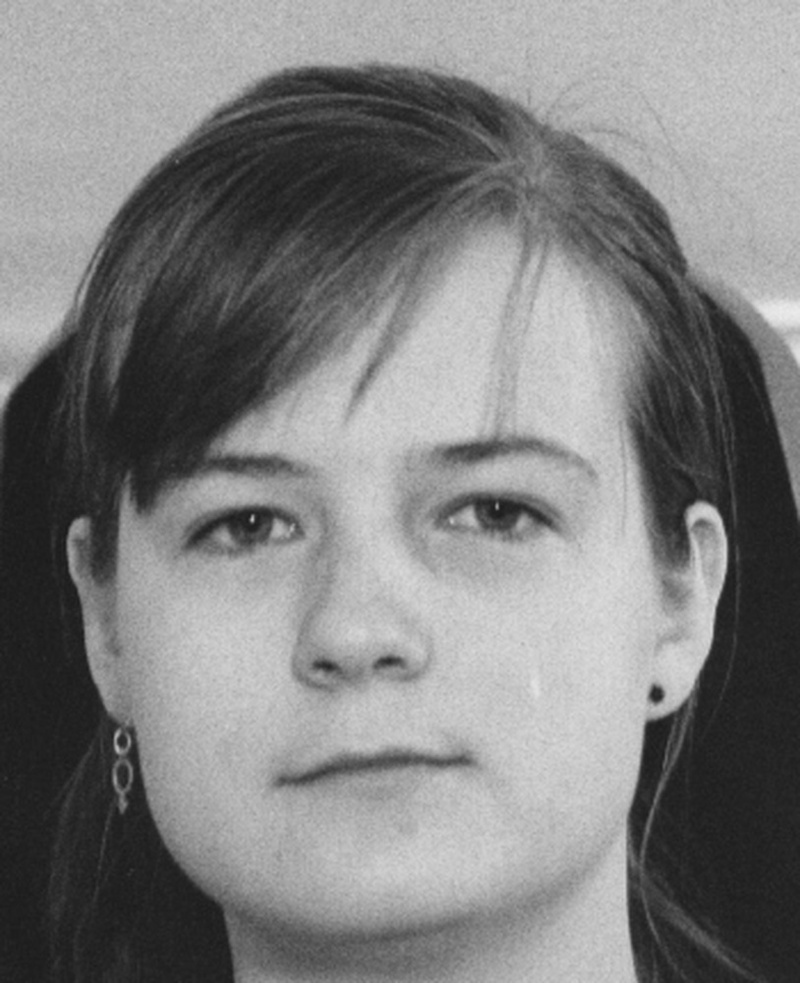
#> input picture faces_jpeg/f005.jpeg, 800 x 983 px; its folder holds only this picture in this run
$ python main.py
#> lines starting #> are read from the running program, lines starting #| are printed output that depends on the picture
import glob
import cv2
import numpy as np
from skimage import img_as_float, img_as_ubyte
from PIL import Image


def load_images(directory):
	# get a list of all the picture filenames
#> called with directory = 'faces_jpeg'
	jpgs = glob.glob(directory + '/*.jpeg')
	# load a greyscale version of each image
	imgs = np.array([cv2.imread(i, 0).flatten() for i in jpgs])
	return imgs

#Carregamos as fotos em uma variável
images = load_images(r"faces_jpeg")
images_teste = load_images(r"faces_jpeg")

#Criando o vetor média
mean = np.zeros(images[0].shape[0])
for i in images:
    mean = mean + i
#> this loop made 1 pass
mean = mean * 1/100
#Transformamos do float64 para  grayscale
mean = mean.astype(np.uint8)

#Visualizamos a imagem média
mean_img = mean.reshape(983,800)
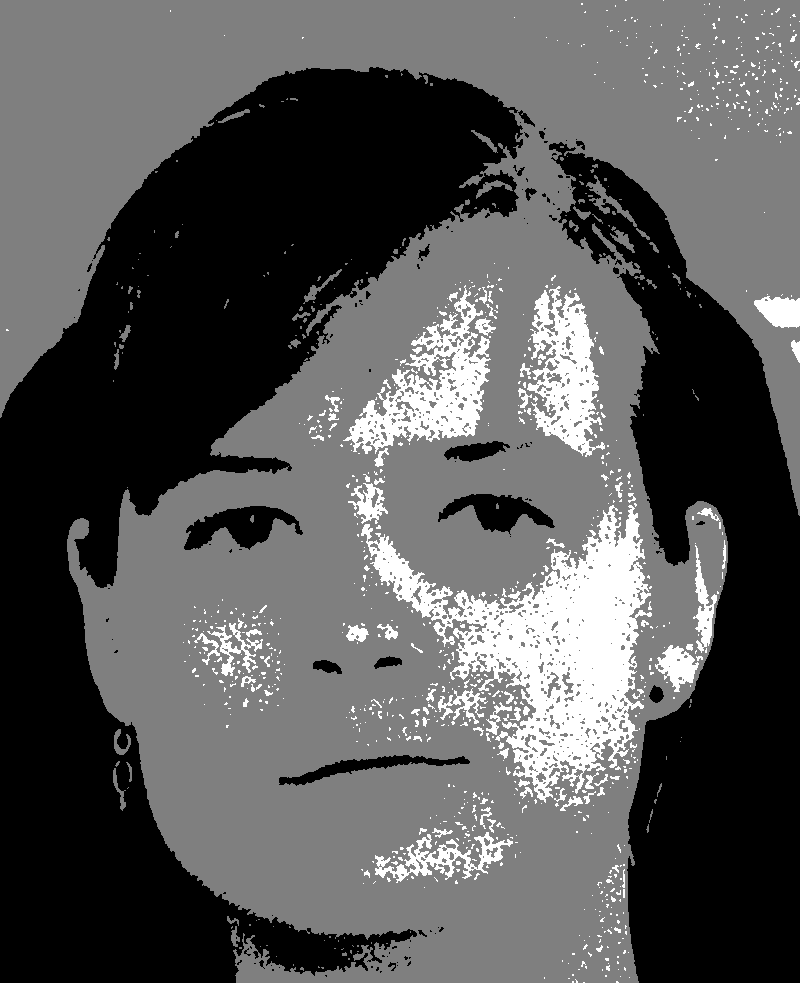
#> mean_img: shape (983, 800); min 0, max 2, mean 0.695; drawn with min black and max white
Image.fromarray(mean_img)

#Diminuímos cada coluna da matriz do vetor média
for i in range(len(images)):
    images_teste[i] = images[i] - mean

#Conseguimos visualizar as imagens normalizadas
teste_img = images_teste[0].reshape(983,800)
Image.fromarray(teste_img)

#Cria matriz quadrada 100x100
quadrada = np.matrix(images_teste) * np.matrix(images_teste.transpose())
#> quadrada = [[48]]
quadrada = quadrada * 1/100
#> quadrada = [[0.48]]

#Calculando os autovalores e autovetores
autovalores, autovetores = np.linalg.eig(quadrada)
#> autovalores = [0.48]; autovetores = [[1]]
autovalores = autovalores[autovalores.argsort()[::-1]]
autovetores = autovetores[:,autovalores.argsort()[::-1]]

#Selecionando os autovetores que melhor contribuem
autovalores_somas = sum(autovalores[:])
#> autovalores_somas = 0.48
autovalores_conta = 0
autovalores_energia = 0.0
for auto_valor in autovalores[1:]:
        autovalores_conta += 1
        autovalores_energia += auto_valor / autovalores_somas

        if autovalores_energia >= 0.85:
            break
#> this loop made 0 passes
#> after the loop, autovalores_conta = 0; autovalores_energia = 0

#Filtrando para apenas o numero dos que contribuem
autovalores = autovalores[:autovalores_conta]
#> autovalores = empty array
autovetores = autovetores[:,0:autovalores_conta]
#> autovetores = empty array

#Conseguir os autovetores corretos
evetores = images_teste.transpose() * autovetores
#> evetores = empty array

#Calculando a norma
norms = np.linalg.norm(autovetores, axis=1)
#> norms = [0]
autovetores = 1/norms * autovetores

#Função de classificação (falta consertar)
def classificar(caminho):
    img = cv2.imread(caminho, 0)
    img_col = np.array(img, dtype='uint8').flatten()
    img_col -= mean
    img_col = np.reshape(img_col, images[0].shape)
    S = autovetores.transpose() * img_col

    diff = W - S
    norms = np.linalg.norm(diff, axis=0)

    closest_face_id = np.argmin(norms)
    return int(closest_face_id )

$ run again, on faces_jpeg/f010.jpeg
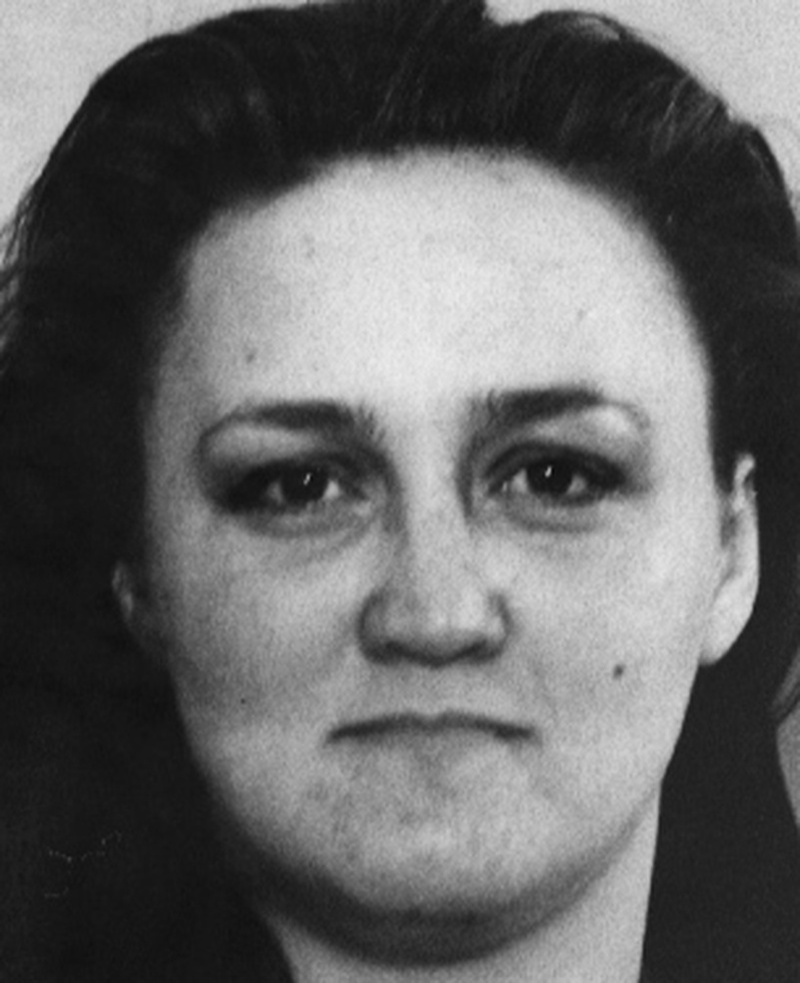
#> input picture faces_jpeg/f010.jpeg, 800 x 983 px
#> the loop `for i in images:` made 1 pass
#> `mean_img = mean.reshape(983,800)`:
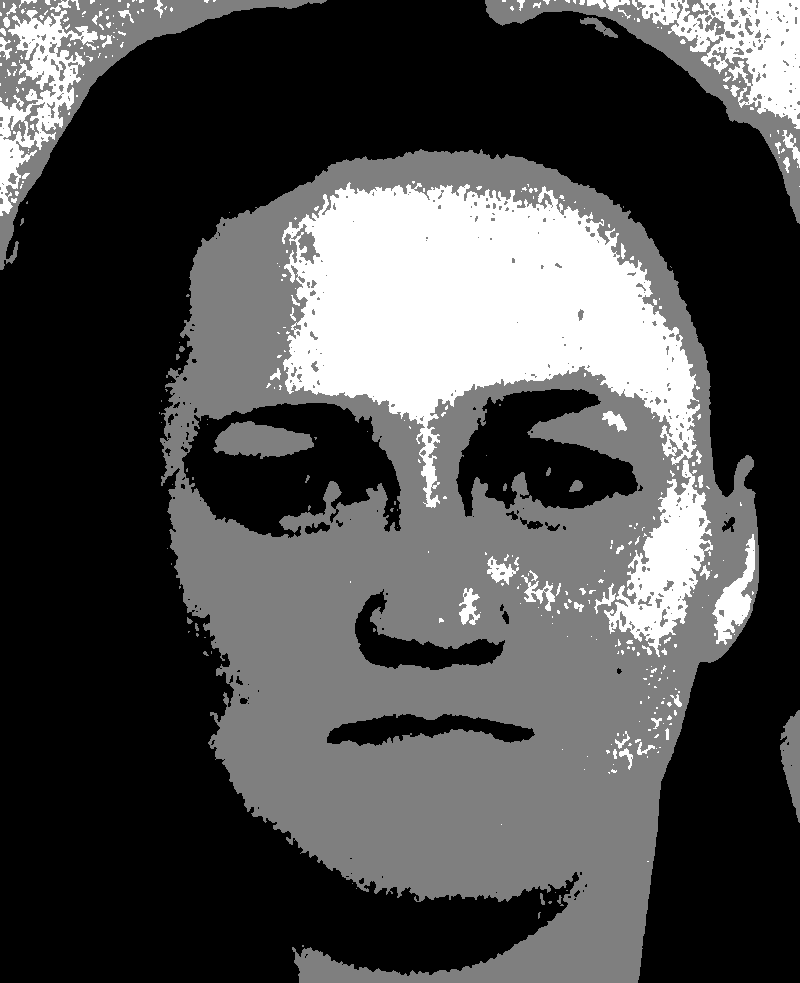
#> mean_img: shape (983, 800); min 0, max 2, mean 0.597; drawn with min black and max white
#> the loop `for i in range(len(images)):` made 1 pass
#> `quadrada = np.matrix(images_teste) * np.matrix(images_teste.transpose())`: quadrada = [[227]]
#> `quadrada = quadrada * 1/100`: quadrada = [[2.27]]
#> `autovalores, autovetores = np.linalg.eig(quadrada)`: autovalores = [2.27]; autovetores = [[1]]
#> autovalores_somas = 2.27
#> after the loop `for auto_valor in autovalores[1:]:`: autovalores_conta = 0
#> `autovalores = autovalores[:autovalores_conta]`: autovalores = empty array
#> norms = [0]

$ run again, on faces_jpeg/f011.jpeg
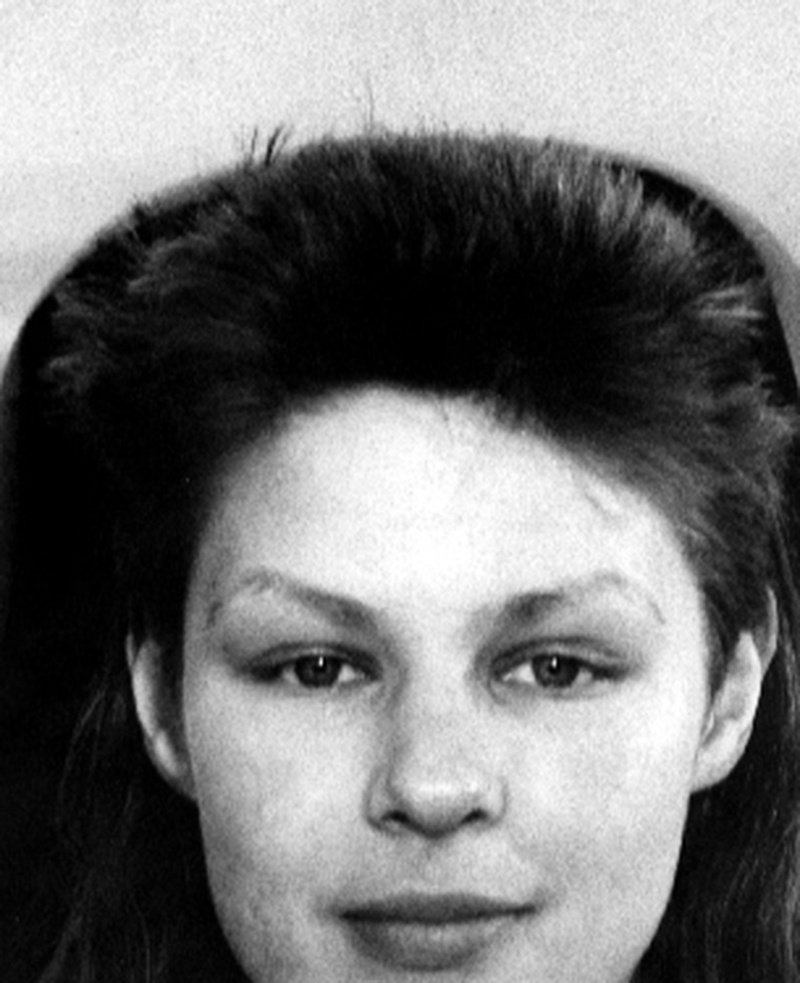
#> input picture faces_jpeg/f011.jpeg, 800 x 983 px
#> the loop `for i in images:` made 1 pass
#> `mean_img = mean.reshape(983,800)`:
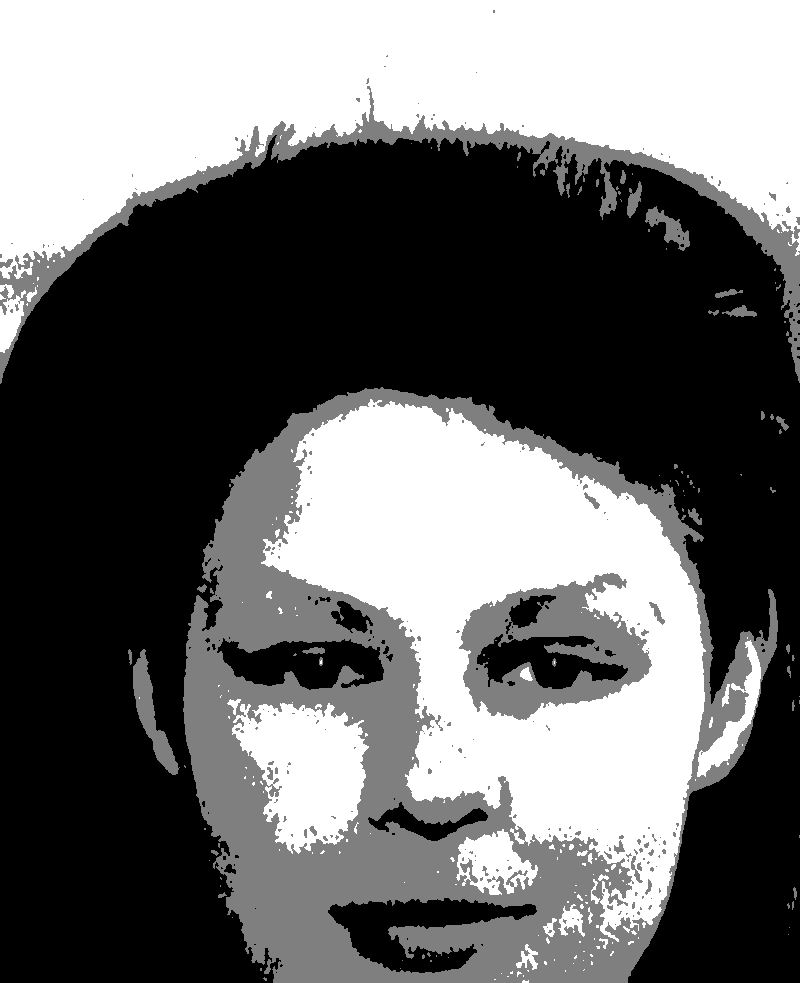
#> mean_img: shape (983, 800); min 0, max 2, mean 0.852; drawn with min black and max white
#> the loop `for i in range(len(images)):` made 1 pass
#> `quadrada = np.matrix(images_teste) * np.matrix(images_teste.transpose())`: quadrada = [[118]]
#> `quadrada = quadrada * 1/100`: quadrada = [[1.18]]
#> `autovalores, autovetores = np.linalg.eig(quadrada)`: autovalores = [1.18]; autovetores = [[1]]
#> autovalores_somas = 1.18
#> after the loop `for auto_valor in autovalores[1:]:`: autovalores_conta = 0
#> `autovalores = autovalores[:autovalores_conta]`: autovalores = empty array
#> norms = [0]

$ run again, on faces_jpeg/f014.jpeg
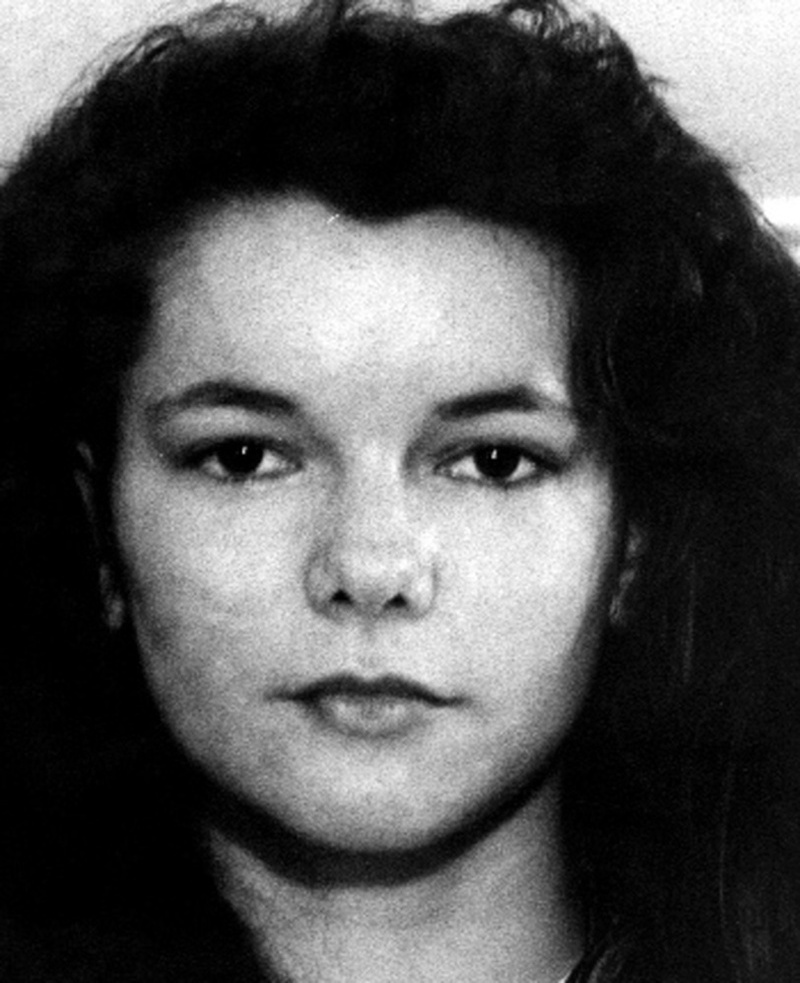
#> input picture faces_jpeg/f014.jpeg, 800 x 983 px
#> the loop `for i in images:` made 1 pass
#> `mean_img = mean.reshape(983,800)`:
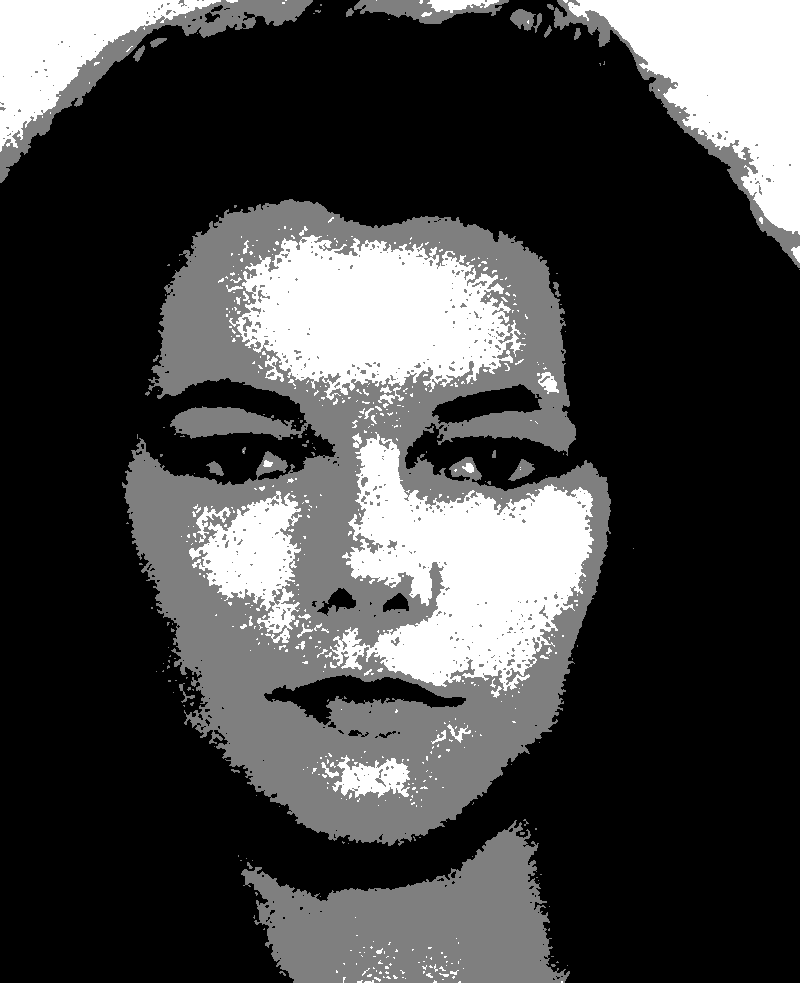
#> mean_img: shape (983, 800); min 0, max 2, mean 0.527; drawn with min black and max white
#> the loop `for i in range(len(images)):` made 1 pass
#> `quadrada = np.matrix(images_teste) * np.matrix(images_teste.transpose())`: quadrada = [[234]]
#> `quadrada = quadrada * 1/100`: quadrada = [[2.34]]
#> `autovalores, autovetores = np.linalg.eig(quadrada)`: autovalores = [2.34]; autovetores = [[1]]
#> autovalores_somas = 2.34
#> after the loop `for auto_valor in autovalores[1:]:`: autovalores_conta = 0
#> `autovalores = autovalores[:autovalores_conta]`: autovalores = empty array
#> norms = [0]

$ run again, on faces_jpeg/f006.jpeg
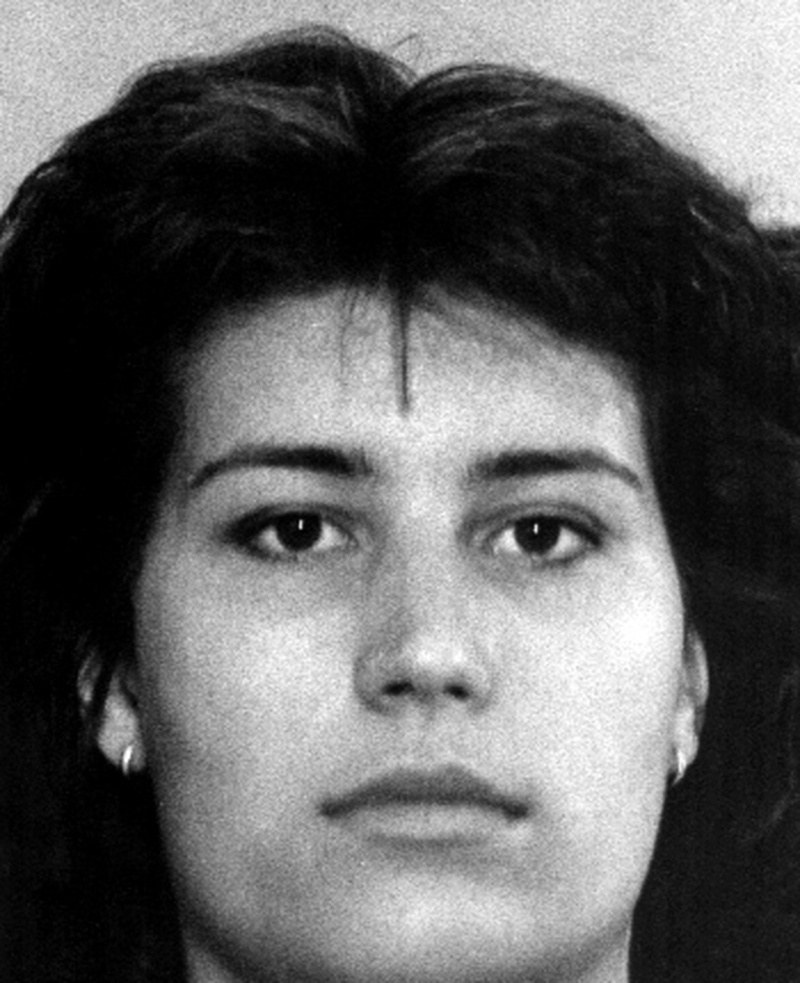
#> input picture faces_jpeg/f006.jpeg, 800 x 983 px
#> the loop `for i in images:` made 1 pass
#> `mean_img = mean.reshape(983,800)`:
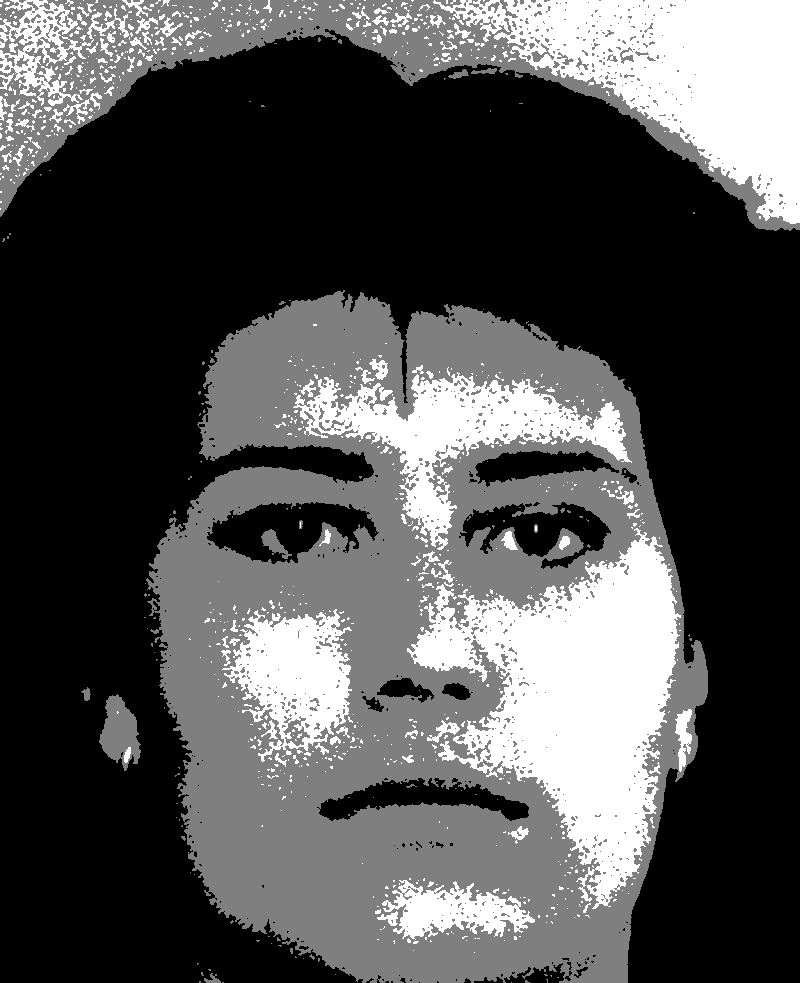
#> mean_img: shape (983, 800); min 0, max 2, mean 0.634; drawn with min black and max white
#> the loop `for i in range(len(images)):` made 1 pass
#> `quadrada = np.matrix(images_teste) * np.matrix(images_teste.transpose())`: quadrada = [[160]]
#> `quadrada = quadrada * 1/100`: quadrada = [[1.6]]
#> `autovalores, autovetores = np.linalg.eig(quadrada)`: autovalores = [1.6]; autovetores = [[1]]
#> autovalores_somas = 1.6
#> after the loop `for auto_valor in autovalores[1:]:`: autovalores_conta = 0
#> `autovalores = autovalores[:autovalores_conta]`: autovalores = empty array
#> norms = [0]
